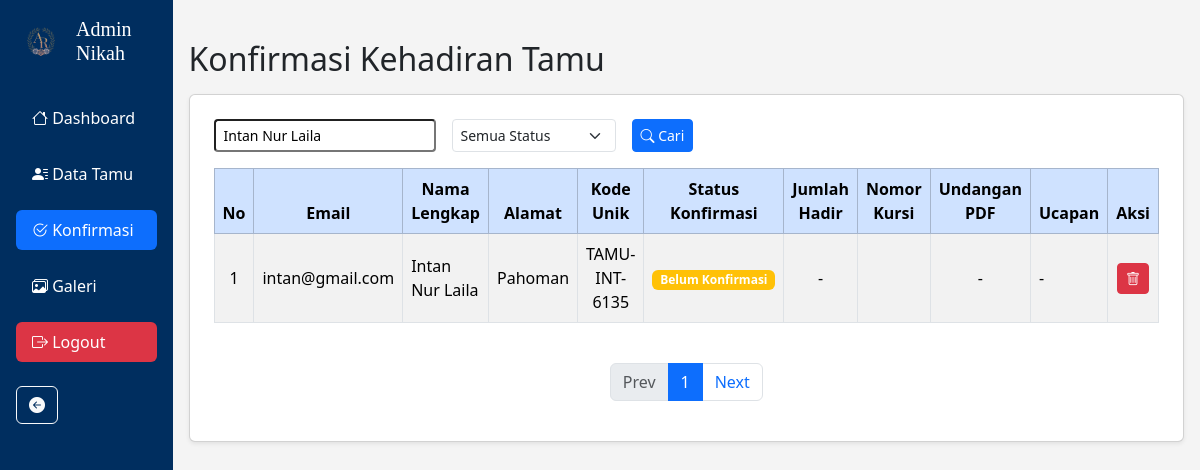
The page /admin/konfirmasi.php?cari=Intan Nur Laila on the database its author committed.
### tables this page shows
CREATE TABLE `users` (
  `id` int NOT NULL,
  `nama` varchar(100) DEFAULT NULL,
  `email` varchar(100) DEFAULT NULL,
  `password` varchar(255) DEFAULT NULL,
  `role` enum('admin','tamu') DEFAULT NULL,
  `kode_unik` varchar(50) DEFAULT NULL,
  `alamat` varchar(100) DEFAULT NULL
);

### admin/konfirmasi.php (the view, shortened to what this page needs)
<?php
include("../includes/db.php");
$limit = 10;
$page = isset($_GET['page']) ? (int) $_GET['page'] : 1;
$offset = ($page - 1) * $limit;
$cari = isset($_GET['cari']) ? $_GET['cari'] : '';
$filter_status = isset($_GET['filter_status']) ? $_GET['filter_status'] : '';
$sql = "SELECT
            users.id, users.email, users.nama, users.alamat, users.kode_unik,
            konfirmasi.status AS status_konfirmasi,
            konfirmasi.nomor_kursi AS nomor_kursi,
            konfirmasi.pdf_path AS undangan_pdf,
            konfirmasi.whishes AS ucapan
        FROM users
        LEFT JOIN konfirmasi ON users.id = konfirmasi.user_id
        WHERE users.role = 'tamu'";
if ($cari != '') {
    $sql .= " AND users.nama LIKE '%$cari%'";
}
$sql .= " ORDER BY users.id DESC LIMIT $limit OFFSET $offset";
$query = mysqli_query($conn, $sql);
$no = $offset + 1;
?>
<!DOCTYPE html>
<html lang="en">
<head>
    <link href="https://cdn.jsdelivr.net/npm/bootstrap@5.3.6/dist/css/bootstrap.min.css" rel="stylesheet">
    <link rel="stylesheet" href="https://cdn.jsdelivr.net/npm/bootstrap-icons@1.10.5/font/bootstrap-icons.css" />
</head>
<body style="background-color: #f4f4f4;">
    <?php include("../asset/sidebar.php"); ?>
    <div class="container mt-4 p-3">
        <h2 class="mb-3">Konfirmasi Kehadiran Tamu</h2>
        <div class="card shadow-sm p-4 bg-white">
            <div class="row mb-3">
                <div class="col-md-12">
                    <form method="GET" class="d-flex flex-wrap gap-2">
                        <input type="text" name="cari" placeholder="Cari Nama Tamu..." class="form-control-sm me-2"
                            value="<?= htmlspecialchars($cari) ?>" />
                        <select name="filter_status" class="form-select form-select-sm me-2" style="width: auto;">
                            <option value="">Semua Status</option>
                        </select>
                        <button type="submit" class="btn btn-primary btn-sm">
                            <i class="bi bi-search"></i> Cari
                        </button>
                    </form>
                </div>
            </div>
            <div class="table-responsive">
                <table class="table table-bordered table-striped align-middle">
                    <thead class="table-primary text-center">
                        <tr>
                            <th>No</th>
                            <th>Email</th>
                            <th>Nama Lengkap</th>
                            <th>Alamat</th>
                            <th>Kode Unik</th>
                            <th>Status Konfirmasi</th>
                            <th>Jumlah Hadir</th>
                            <th>Nomor Kursi</th>
                            <th>Undangan PDF</th>
                            <th>Ucapan</th>
                            <th>Aksi</th>
                        </tr>
                    </thead>
                    <tbody>
                        <?php if (mysqli_num_rows($query) > 0): ?>
                            <?php while ($row = mysqli_fetch_assoc($query)):
                                $status = $row['status_konfirmasi'] ?? 'Belum Konfirmasi';
                                $status_lower = strtolower($status);
                                $badge_class = ($status_lower === 'hadir') ? 'success' :
                                    (($status_lower === 'tidak hadir') ? 'danger' : 'warning');
                                $pdf = $row['undangan_pdf'] ?: '-';
                                $ucapan = $row['ucapan'] ?: '-';
                                $pdf_link = ($pdf !== '-')
                                    ? "<a href='../public/undangan_pdf/$pdf' target='_blank' class='text-danger d-flex align-items-center gap-2 text-decoration-none'>
                                        <i class='bi bi-file-earmark-pdf-fill fs-5'></i> PDF
                                         </a>"
                                    : '-';
                                $nomor_kursi = $row['nomor_kursi'] ?: '';
                                $jumlah_kursi = ($nomor_kursi !== '') ? count(explode(',', $nomor_kursi)) : '-';
                                ?>
                                <tr>
                                    <td class="text-center"><?= $no++ ?></td>
                                    <td><?= $row['email'] ?></td>
                                    <td><?= $row['nama'] ?></td>
                                    <td><?= $row['alamat'] ?></td>
                                    <td class="text-center"><?= $row['kode_unik'] ?></td>
                                    <td class="text-center">
                                        <span class="badge bg-<?= $badge_class ?>">
                                            <?= ucfirst($status) ?>
                                        </span>
                                    </td>
                                    <td class="text-center"><?= $jumlah_kursi ?></td>
                                    <td class="text-center"><?= $nomor_kursi ?></td>
                                    <td class="text-center"><?= $pdf_link ?></td>
                                    <td><?= $ucapan ?></td>
                                    <td class="text-center">
                                        <a href="crud-tamu/hapus_konfirmasi.php?id=<?= $row['id'] ?>"
                                            class="btn btn-sm btn-danger" onclick="return confirm('Hapus data ini?')">
                                            <i class="bi bi-trash"></i>
                                        </a>
                                    </td>
                                </tr>
                            <?php endwhile; ?>
                        <?php else: ?>
                            <tr>
                                <td colspan="11" class="text-center">Data tidak ditemukan</td>
                            </tr>
                        <?php endif; ?>
                    </tbody>
                </table>
            </div>
            <nav aria-label="Page navigation" class="mt-4">
                <ul class="pagination justify-content-center">
                    <li class="page-item <?= ($page <= 1) ? 'disabled' : '' ?>">
                        <a class="page-link"
                            href="?page=<?= $page - 1 ?>&cari=<?= urlencode($cari) ?>&filter_status=<?= urlencode($filter_status) ?>">Prev</a>
                    </li>
                    <li class="page-item active">
                        <span class="page-link"><?= $page ?></span>
                    </li>
                    <li class="page-item">
                        <a class="page-link"
                            href="?page=<?= $page + 1 ?>&cari=<?= urlencode($cari) ?>&filter_status=<?= urlencode($filter_status) ?>">Next</a>
                    </li>
                </ul>
            </nav>
        </div>
    </div>
</body>
</html>

### rows shown on the page
users: email "intan@gmail.com", nama "Intan Nur Laila", alamat "Pahoman", kode_unik "TAMU-INT-6135", status "Belum Konfirmasi", jumlah_kursi "-", ucapan "-"

### other values the page prints
$page "1"
